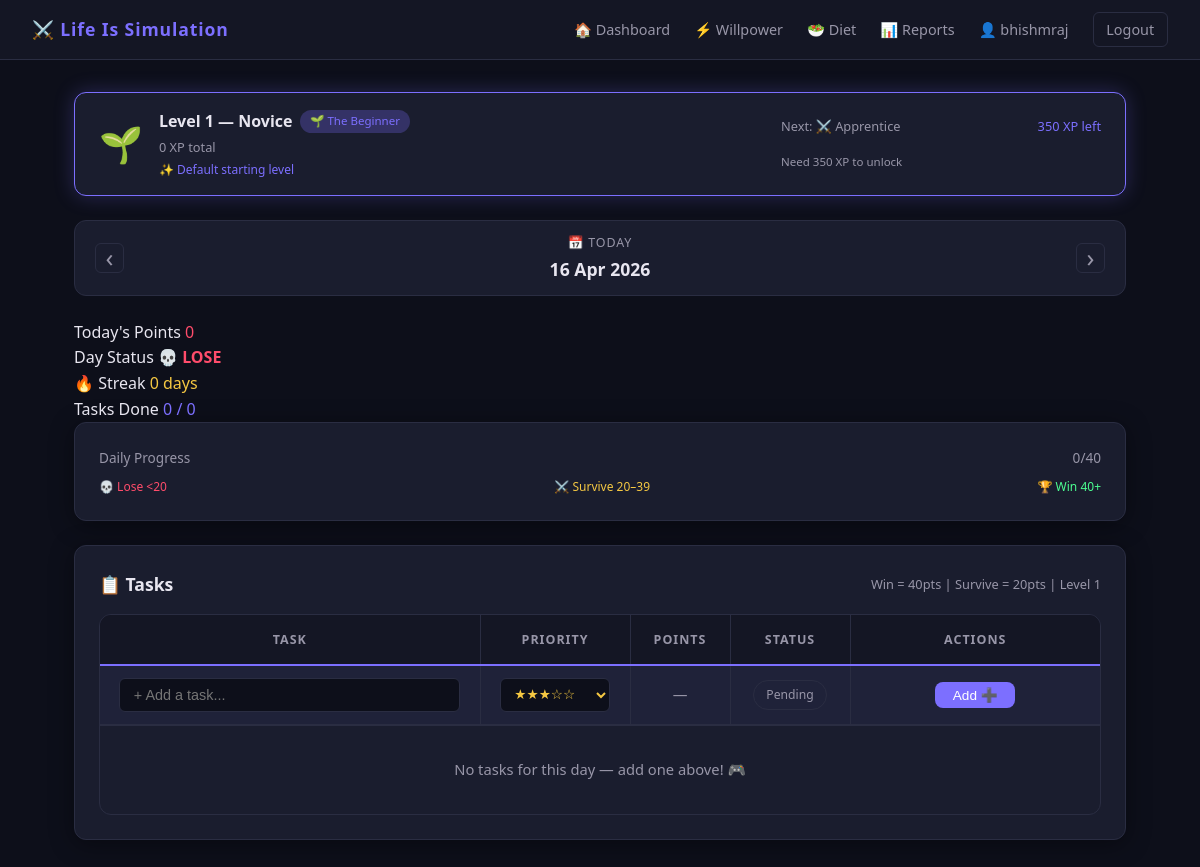
The app's page /dashboard/ (signed in) with its own data.
### users/models.py (models this page shows, shortened)
class CustomUser(AbstractUser):
    name   = models.CharField(max_length=100, blank=True)
    avatar = models.ImageField(upload_to='avatars/', blank=True, null=True)
    bio    = models.TextField(max_length=300, blank=True)
    level            = models.IntegerField(default=1)
    title            = models.CharField(max_length=80, default='🌱 The Beginner')
    badge            = models.CharField(max_length=50, default='Starter')
    total_xp         = models.IntegerField(default=0)
    level_started_at = models.DateTimeField(null=True, blank=True)
    level_deadline   = models.DateTimeField(null=True, blank=True)
    quality_rating_unlocked  = models.BooleanField(default=False)
    diet_tracker_unlocked    = models.BooleanField(default=False)
    cookie_container_unlocked = models.BooleanField(default=False)
    cookie_container_size    = models.IntegerField(default=0)
    freedom_passes           = models.IntegerField(default=0)
    cheat_meals_allowed      = models.IntegerField(default=0)
    def get_display_name(self):
        return self.name or self.username
    def current_level_data(self):
        return get_level_data(self.level)
    def next_level_data(self):
        return get_level_data(self.level + 1)
    def get_win_pts(self):
        data = self.current_level_data()
        return data['win_pts'] if data else 40
    def get_survive_min(self):
        data = self.current_level_data()
        return data['survive_min'] if data else 20
    def xp_progress_pct(self):
        current = get_level_data(self.level)
        nxt     = get_level_data(self.level + 1)
        if not nxt:
            return 100
        cur_req = current['pts_required']
        nxt_req = nxt['pts_required']
        if nxt_req == cur_req:
            return 100
        pct = (self.total_xp - cur_req) / (nxt_req - cur_req) * 100
        return min(100, max(0, round(pct)))
    def xp_to_next_level(self):
        nxt = get_level_data(self.level + 1)
        if not nxt:
            return 0
        return max(0, nxt['pts_required'] - self.total_xp)
    def days_left(self):
        if not self.level_deadline:
            return None
        delta = self.level_deadline - timezone.now()
        return max(0, delta.days)
    def check_deadline_penalty(self):
        if not self.level_deadline:
            return False

### tasks/models.py (models this page shows, shortened)
class DailyLog(models.Model):
    STATUS_CHOICES = [
        ('win',     'Day Win'),
        ('survive', 'Day Survive'),
        ('lose',    'Day Lose'),
        ('ongoing', 'Ongoing'),
    ]
    user         = models.ForeignKey(settings.AUTH_USER_MODEL, on_delete=models.CASCADE, related_name='daily_logs')
    date         = models.DateField(default=timezone.now)
    total_points = models.IntegerField(default=0)
    day_status   = models.CharField(max_length=10, choices=STATUS_CHOICES, default='ongoing')
    streak       = models.IntegerField(default=0)
    punishment   = models.BooleanField(default=False)
    win_threshold     = models.IntegerField(default=40)
    survive_threshold = models.IntegerField(default=20)
    class Meta:
        unique_together = ('user', 'date')
        ordering = ['-date']
    def calculate_status(self):
        if self.total_points >= self.win_threshold:
            return 'win'
        elif self.total_points >= self.survive_threshold:
            return 'survive'
        else:
            return 'lose'
    def save(self, *args, **kwargs):
        self.day_status = self.calculate_status()
        super().save(*args, **kwargs)

### tasks/views.py (the view)
# urls.py: path('dashboard/', include('tasks.urls')),
@login_required
def dashboard(request):
    today = timezone.localdate()
    date_str = request.GET.get('date')
    try:
        selected_date = date.fromisoformat(date_str) if date_str else today
    except ValueError:
        selected_date = today
    prev_date = selected_date - timedelta(days=1)
    next_date = selected_date + timedelta(days=1)
    is_today  = (selected_date == today)
    penalized = request.user.check_deadline_penalty()
    if penalized:
        messages.warning(request, f'⏰ Level deadline missed! -{request.user.next_level_data()["penalty"] if request.user.next_level_data() else 0} pts penalty applied. Extra time given!')
    log   = get_or_create_daily_log(request.user, selected_date)
    tasks = Task.objects.filter(user=request.user, due_date=selected_date)
    pending   = tasks.filter(status='pending')
    completed = tasks.filter(status='completed')
    skipped   = tasks.filter(status='skipped')
    try:
        from tracker.models import WillpowerTask
        wp_tasks = WillpowerTask.objects.filter(user=request.user, due_date=selected_date)
    except Exception:
        wp_tasks = []
    user = request.user
    cur  = user.current_level_data()
    nxt  = user.next_level_data()
    context = {
        'log':           log,
        'tasks':         tasks,
        'pending':       pending,
        'completed':     completed,
        'skipped':       skipped,
        'wp_tasks':      wp_tasks,
        'today':         today,
        'selected_date': selected_date,
        'prev_date':     prev_date,
        'next_date':     next_date,
        'is_today':      is_today,
        'cur_level':     cur,
        'nxt_level':     nxt,
        'xp_pct':        user.xp_progress_pct(),
        'xp_to_next':    user.xp_to_next_level(),
        'days_left':     user.days_left(),
        'win_pts':       log.win_threshold,
        'survive_pts':   log.survive_threshold,
    }
    return render(request, 'tasks/dashboard.html', context)

### tasks/views.py (called while the page is built)
def get_or_create_daily_log(user, log_date=None):
    if log_date is None:
        log_date = timezone.localdate()
    log, created = DailyLog.objects.get_or_create(user=user, date=log_date)
    if created:
        log.win_threshold     = user.get_win_pts()
        log.survive_threshold = user.get_survive_min()
        yesterday = log_date - timedelta(days=1)
        try:
            y_log = DailyLog.objects.get(user=user, date=yesterday)
            if y_log.day_status == 'lose':
                log.total_points = -LOSE_PUNISHMENT
                log.punishment   = True
        except DailyLog.DoesNotExist:
            pass
        log.save()
    return log

### users/models.py (called while the page is built)
def get_level_data(level_num):
    for l in LEVELS:
        if l['level'] == level_num:
            return l
    return None

### templates/tasks/dashboard.html (shortened to what this page needs)
{% extends 'base.html' %}
{% block content %}
<div class="level-card">
  <div class="level-left">
    <span class="level-icon">{{ cur_level.icon }}</span>
    <div>
      <div class="level-name">
        Level {{ user.level }} — {{ cur_level.name }}
        <span class="level-badge">{{ user.title }}</span>
      </div>
      <div class="level-xp">{{ user.total_xp }} XP total</div>
      {% if cur_level.special %}
      <div style="font-size:0.75rem; color:var(--accent); margin-top:2px;">✨ {{ cur_level.special }}</div>
      {% endif %}
    </div>
  </div>
  <div class="level-right">
    {% if nxt_level %}
      <div class="level-progress-label">
        <span style="color:var(--text-secondary); font-size:0.8rem;">
          Next: {{ nxt_level.icon }} {{ nxt_level.name }}
        </span>
        <span style="font-size:0.8rem; color:var(--accent);">{{ xp_to_next }} XP left</span>
      </div>
      <div class="progress-track" style="height:8px; margin-top:4px;">
      </div>
      <div style="display:flex; justify-content:space-between; margin-top:4px; flex-wrap:wrap; gap:4px;">
        <span style="font-size:0.72rem; color:var(--text-secondary);">
          Need {{ nxt_level.pts_required }} XP to unlock
        </span>
      </div>
    {% else %}
      <div style="color:var(--gold); font-weight:700; font-size:1rem;">🏆 MAX LEVEL — You are LEGEND!</div>
    {% endif %}
  </div>
</div>
<div class="date-nav">
  <a href="/dashboard/?date={{ prev_date }}" class="date-arrow">‹</a>
  <div class="date-center">
    <span class="date-label">{% if is_today %}📅 Today{% else %}📅 {{ selected_date|date:"l" }}{% endif %}</span>
    <span class="date-value">{{ selected_date|date:"d M Y" }}</span>
  </div>
  <a href="/dashboard/?date={{ next_date }}" class="date-arrow">›</a>
</div>
<div class="stats-bar">
  <div class="stat-card">
    <span class="stat-label">Today's Points</span>
    <span class="stat-value" id="total-points"
      style="color:{% if log.day_status == 'win' %}var(--win-color){% elif log.day_status == 'survive' %}var(--survive-color){% else %}var(--lose-color){% endif %}">
      {{ log.total_points }}
    </span>
  </div>
  <div class="stat-card">
    <span class="stat-label">Day Status</span>
    <span class="stat-value status-{{ log.day_status }}" id="day-status">
      {% if log.day_status == 'win' %}🏆 WIN
      {% elif log.day_status == 'survive' %}⚔️ SURVIVE
      {% else %}💀 LOSE{% endif %}
    </span>
  </div>
  <div class="stat-card">
    <span class="stat-label">🔥 Streak</span>
    <span class="stat-value" style="color:var(--gold)" id="streak">{{ log.streak }} days</span>
  </div>
  <div class="stat-card">
    <span class="stat-label">Tasks Done</span>
    <span class="stat-value" style="color:var(--accent)">{{ completed.count }} / {{ tasks.count }}</span>
  </div>
</div>
<div class="card" style="margin-bottom:1.5rem;">
  <div style="display:flex; justify-content:space-between; margin-bottom:0.5rem;">
    <span style="font-size:0.85rem; color:var(--text-secondary)">Daily Progress</span>
    <span style="font-size:0.85rem; color:var(--text-secondary)" id="progress-label">{{ log.total_points }}/{{ win_pts }}</span>
  </div>
  <div style="display:flex; justify-content:space-between; margin-top:0.4rem;">
    <span style="font-size:0.75rem; color:var(--lose-color)">💀 Lose &lt;{{ survive_pts }}</span>
    <span style="font-size:0.75rem; color:var(--survive-color)">⚔️ Survive {{ survive_pts }}–{{ win_pts|add:"-1" }}</span>
    <span style="font-size:0.75rem; color:var(--win-color)">🏆 Win {{ win_pts }}+</span>
  </div>
</div>
<div class="card" style="margin-bottom:1.5rem;">
  <div style="display:flex; justify-content:space-between; align-items:center; margin-bottom:1rem;">
    <p class="card-title" style="margin:0;">📋 Tasks</p>
    <span style="font-size:0.8rem; color:var(--text-secondary)">
      Win = {{ win_pts }}pts | Survive = {{ survive_pts }}pts | Level {{ user.level }}
    </span>
  </div>
  <div class="table-wrapper">
    <table class="task-table">
      <thead>
        <tr>
          <th style="width:38%">Task</th>
          <th style="width:15%; text-align:center;">Priority</th>
          <th style="width:10%; text-align:center;">Points</th>
          <th style="width:12%; text-align:center;">Status</th>
          <th style="width:25%; text-align:center;">Actions</th>
        </tr>
      </thead>
      <tbody>
        <tr class="add-row">
          <form method="post" action="{% url 'add_task' %}">
            <td><input type="text" name="title" placeholder="+ Add a task..." class="table-input" required /></td>
            <td style="text-align:center;">
              <select name="priority" class="table-select">
                <option value="3" selected>★★★☆☆</option>
              </select>
            </td>
            <td style="text-align:center; color:var(--text-secondary);">—</td>
            <td style="text-align:center;"><span class="status-badge badge-pending">Pending</span></td>
            <td style="text-align:center;">
              <button type="submit" class="btn btn-primary" style="padding:0.3rem 1.1rem; font-size:0.85rem;">Add ➕</button>
            </td>
          </form>
        </tr>
        {% if not tasks %}
        <tr>
          <td colspan="5" style="text-align:center; color:var(--text-secondary); padding:2rem;">
            No tasks for this day — add one above! 🎮
          </td>
        </tr>
        {% endif %}
      </tbody>
    </table>
  </div>
</div>
{% endblock %}

### templates/base.html (shortened to what this page needs)
<!DOCTYPE html>
<html lang="en">
<head>
  {% load static %}
  <link rel="stylesheet" href="{% static 'css/main.css' %}">
</head>
<body>
{% if user.is_authenticated %}
<nav class="navbar">
  <a href="{% url 'dashboard' %}" class="nav-brand">⚔️ Life Is Simulation</a>
  <div class="nav-links">
    <a href="{% url 'dashboard' %}">🏠 Dashboard</a>
    <a href="{% url 'willpower' %}">⚡ Willpower</a>
    <a href="{% url 'diet' %}">🥗 Diet</a>
    <a href="{% url 'reports_home' %}">📊 Reports</a>
    <a href="{% url 'profile' %}">👤 {{ user.get_display_name }}</a>
    <a href="{% url 'logout' %}" class="btn-logout">Logout</a>
  </div>
</nav>
{% endif %}
<main class="main-content">
  {% block content %}{% endblock %}
</main>
</body>
</html>

### records on screen
CustomUser: get_display_name "bhishmraj", level "1", title "🌱 The Beginner", total_xp "0"

### other values on screen
{{ cur_level.icon }} "🌱"
{{ cur_level.name }} "Novice"
{{ cur_level.special }} "Default starting level"
{{ nxt_level.icon }} "⚔️"
{{ nxt_level.name }} "Apprentice"
{{ xp_to_next }} "350"
{{ nxt_level.pts_required }} "350"
{{ completed.count }} "0"
{{ tasks.count }} "0"
{{ win_pts }} "40"
{{ survive_pts }} "20"
{{ win_pts|add:"-1" }} "39"
